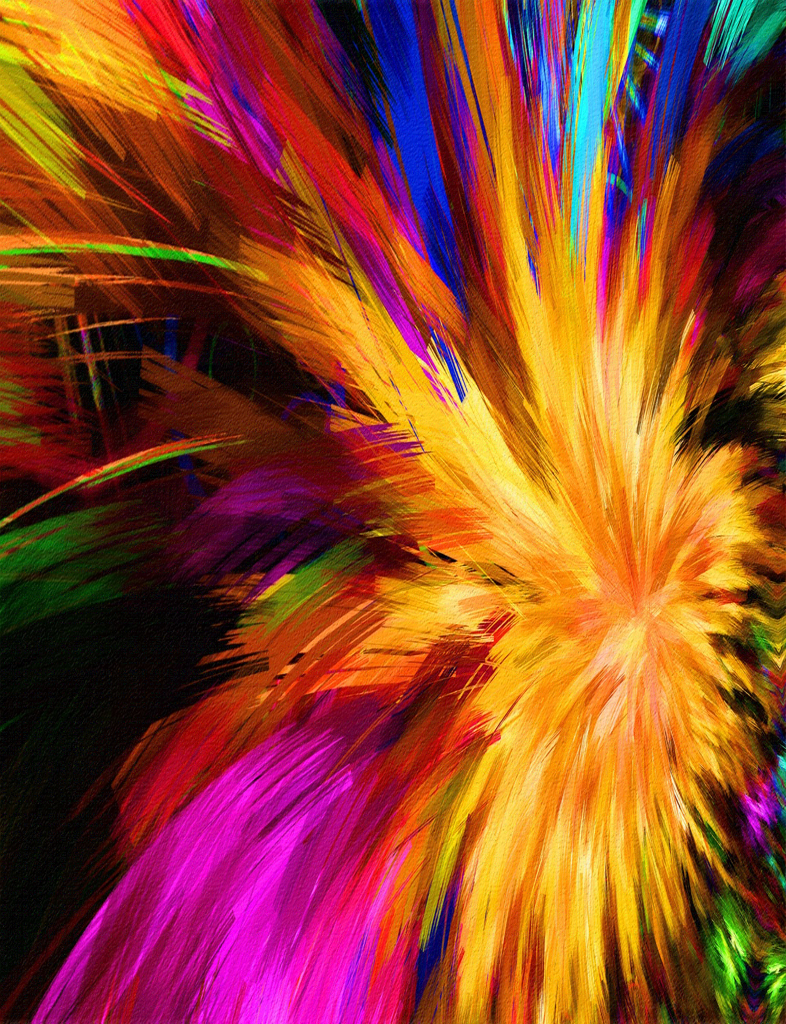
%> input picture output/stegoImg.bmp, 786 x 1024 px
$ octave cut_attack.m   (GNU Octave 9; MATLAB toolbox functions it lacks are replaced by stand-ins)
%> lines starting %> are read from the running program, lines starting %| are printed output that depends on the picture
### extractLSB_RGB.m
%--------------------------------------------------------------------------
% FILE:         extractLSB_RGB.m
% AUTHOR:       [YangXin]
% DATE:         [2023-05-10]
% DESCRIPTION:  Extract RGB image through the new RGB-LSB method
%
% INPUTS:
%   coverImg: the input covered image
%   h: the secret image height
%   w: the secret image width
%   key: the key
%   a: the arnold paramter
%   b: the arnold paramter
%   iterA: the arnold paramter
%   r: the logistic paramter
%   x: the logistic paramter
%   iterB: the logistic paramter
%
% OUTPUTS:
%   secretImg: the secret image
%
% NOTES:        This function is compatible with MATLAB R2013a.
%--------------------------------------------------------------------------
function secretImg = extractLSB_RGB(coverImg, h, w, key, a, b, iterA, r, x, iterB)
if nargin < 10, iterB = 50; end
if nargin < 9, x = 0.75; end
if nargin < 8, r = 3.769947; end
if nargin < 7, iterA = 10; end
if nargin < 6, b = 2; end
if nargin < 5, a = 1; end

% 获取图像大小及待嵌入图像大小
[m, n, ~] = size(coverImg);

coverImg = im2uint8(coverImg);

% 获取随机序列 xkey 和 ykey
key = int32(key);

rng(key);
xkey = randperm(m, h);
ykey = randperm(n, w);

% 分离RGB图像的三个通道
R_Vec = coverImg(:,:,1);
G_Vec = coverImg(:,:,2);
B_Vec = coverImg(:,:,3);

wme_8 = zeros(h,w);
wme_7 = zeros(h,w);
wme_6 = zeros(h,w);
wme_5 = zeros(h,w);
wme_4 = zeros(h,w);
wme_3 = zeros(h,w);
wme_2 = zeros(h,w);
wme_1 = zeros(h,w);

% 得到加密的随机序列
for i=1:h
    for j=1:w
        wme_8(i,j)=bitget(R_Vec(xkey(i),ykey(j)), 4);
        wme_5(i,j)=bitget(R_Vec(xkey(i),ykey(j)), 3);
        wme_7(i,j)=bitget(G_Vec(xkey(i),ykey(j)), 4);
        wme_4(i,j)=bitget(G_Vec(xkey(i),ykey(j)), 3);
        wme_6(i,j)=bitget(B_Vec(xkey(i),ykey(j)), 4);
        wme_3(i,j)=bitget(B_Vec(xkey(i),ykey(j)), 3);
        wme_2(i,j)=bitget(B_Vec(xkey(i),ykey(j)), 2);
        wme_1(i,j)=bitget(B_Vec(xkey(i),ykey(j)), 1);
    end
end


% 将得到的位平面组合起来
% 将每个位平面左移相应的位数
img_1 = uint8(bitshift(wme_8, 7));
img_2 = uint8(bitshift(wme_7, 6));
img_3 = uint8(bitshift(wme_6, 5));
img_4 = uint8(bitshift(wme_5, 4));
img_5 = uint8(bitshift(wme_4, 3));
img_6 = uint8(bitshift(wme_3, 2));
img_7 = uint8(bitshift(wme_2, 1));
img_8 = uint8(wme_1);

% 使用 bitor 函数将所有的位平面组合成一个矩阵
secretImg = bitor(bitor(bitor(bitor(bitor(bitor(bitor(img_1, img_2), img_3), img_4), img_5), img_6), img_7), img_8);

%对图像进行Arnold置换解密与Logistic混沌解密
secretImg = logistic_decrypt(secretImg, r, x, iterB);
secretImg = unarnold_image(secretImg, a, b, iterA);

imwrite(secretImg, './output/decrypt_secret.bmp', 'bmp');
figure
imshow(secretImg,[])
title('decrypt_secret');

end

### cut_attack.m
%%This file is used to attack the alogirthm

%%%%%%%%%%%%%%%%%%%%裁剪攻击
% 读取原始图像
img = imread('./output/stegoImg.bmp');
%> img is the input picture: size 1024x786x3 uint8; mean R, G, B 143.6, 70, 42.9

% 设置裁剪区域的起始坐标和宽度、高度
x = 100;
y = 100;
w = 500;
h = 500;

% 将裁剪区域之内的部分设置为黑色
img(y:y+h-1, x:x+w-1, :) = 0;
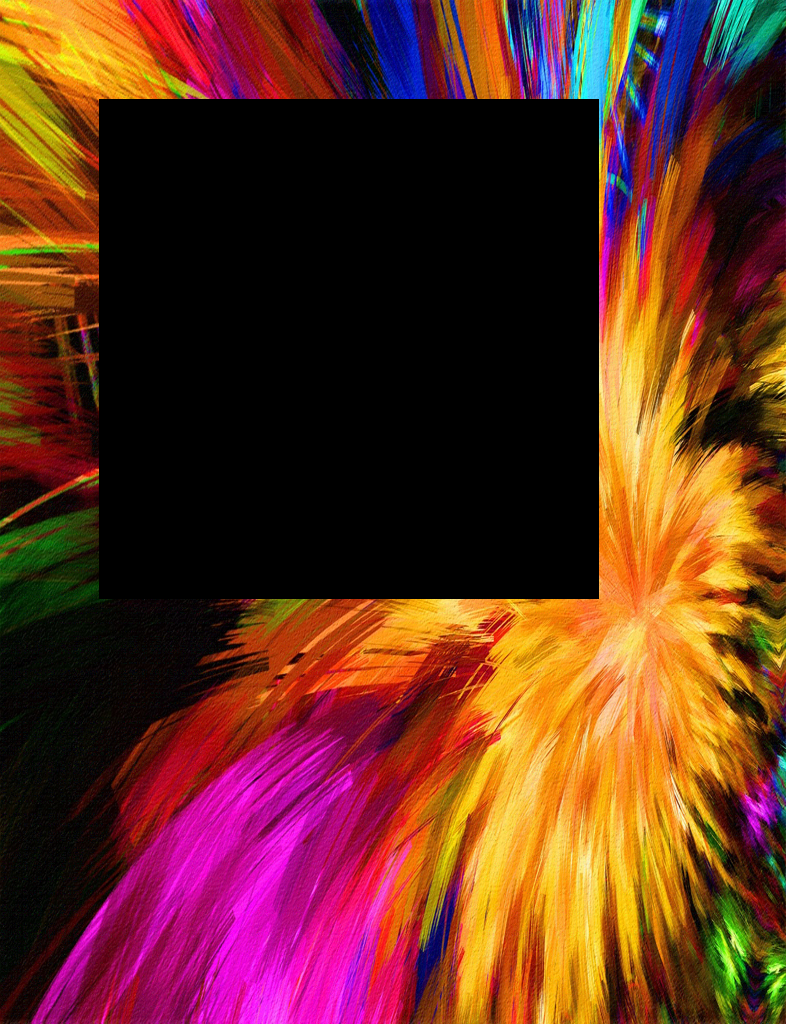
%> img: size 1024x786x3 uint8; mean R, G, B 99.9, 47.8, 32

% 显示裁剪后的图像
imwrite(img, './Test/cut_stegoimg.bmp', 'bmp')
imshow(img);
title('裁剪后的载体图像');

%然后对裁剪后的图像进行解密
key = 123456;
m = extractLSB_RGB(img,512,512,key,1,2,10,3.769947,0.75,50);
%> in extractLSB_RGB, `R_Vec = coverImg(:,:,1);`:
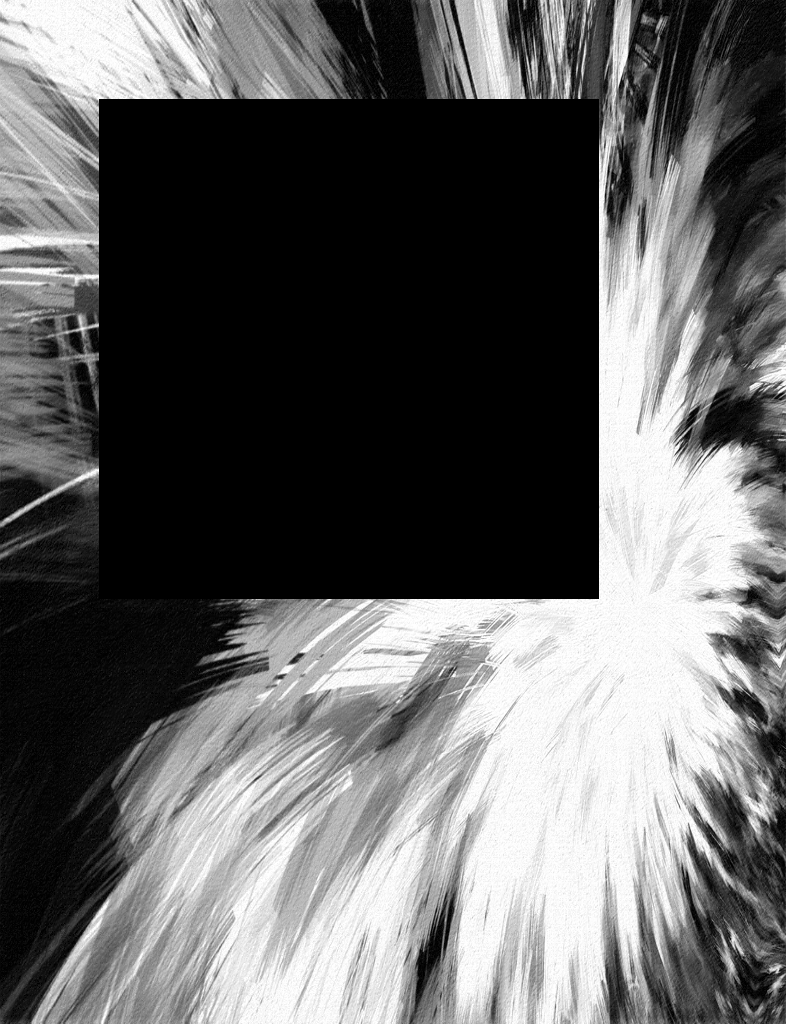
%> R_Vec: size 1024x786 uint8; min 0, max 255, mean 99.9
%> in extractLSB_RGB, `G_Vec = coverImg(:,:,2);`:
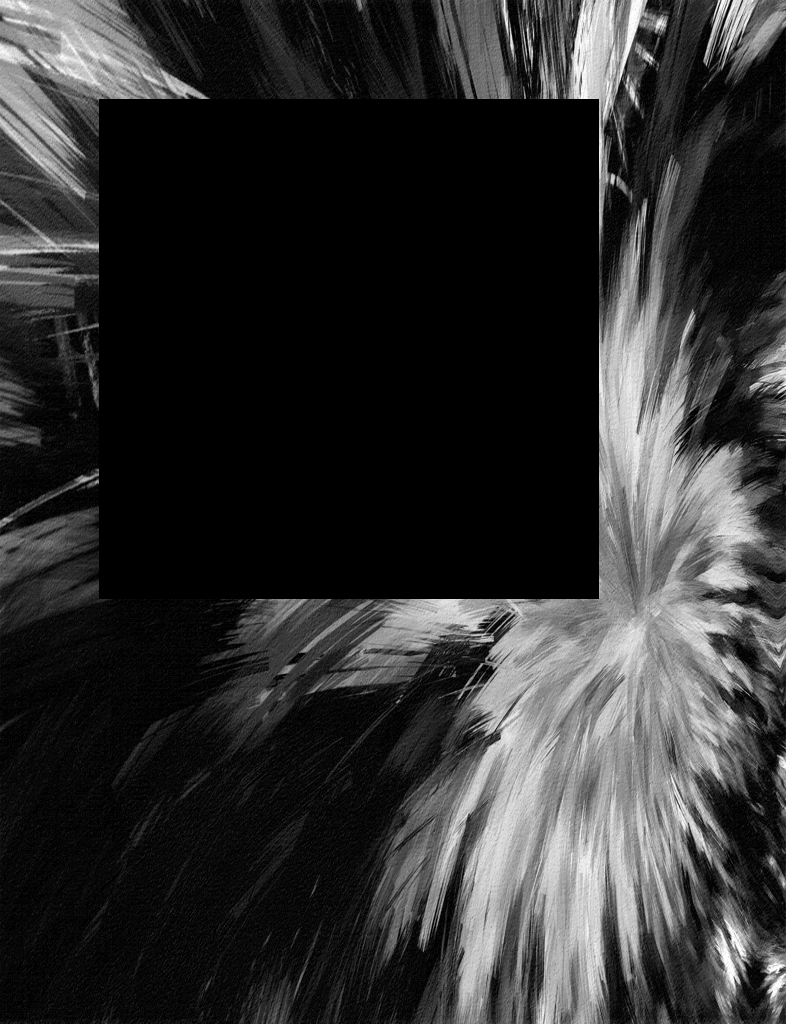
%> G_Vec: size 1024x786 uint8; min 0, max 255, mean 47.8
%> in extractLSB_RGB, `B_Vec = coverImg(:,:,3);`:
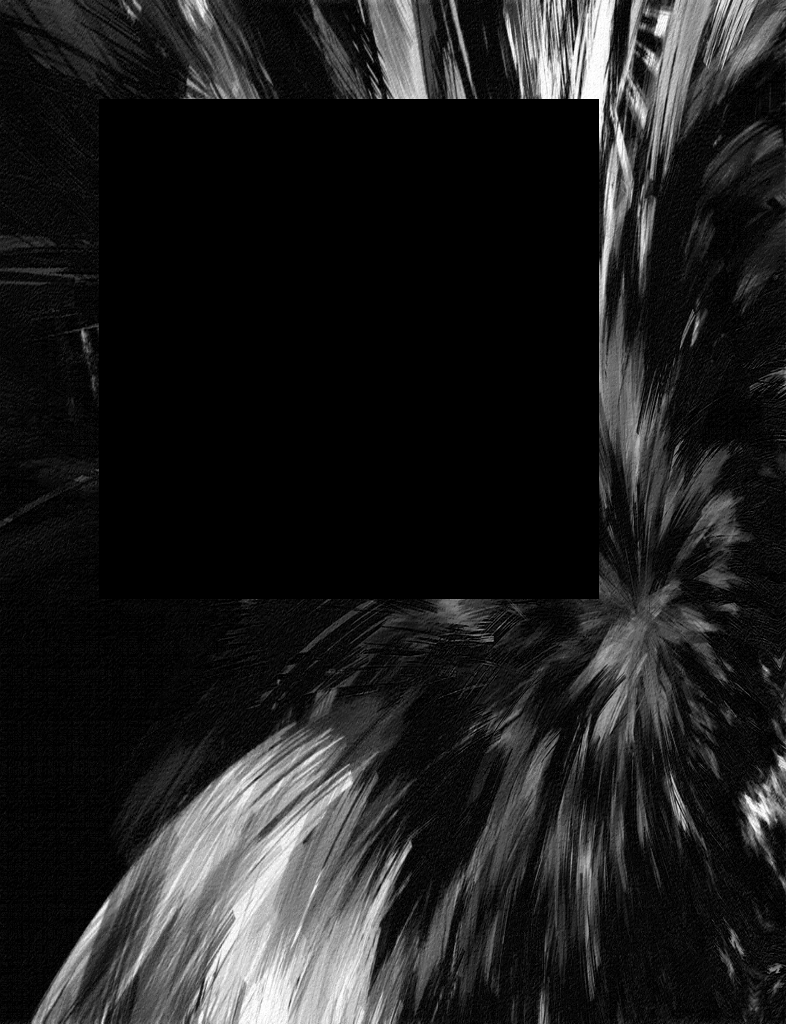
%> B_Vec: size 1024x786 uint8; min 0, max 255, mean 32
%> (the run ends here)
